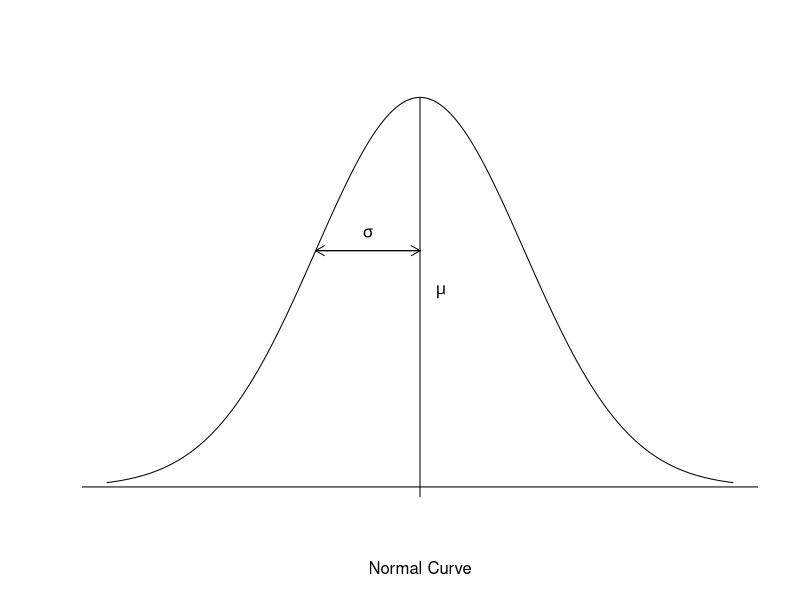

Here is the R script that generated this plot:
x <- seq(-3, 3, length = 501)
plot(x, dnorm(x), axes = FALSE, type = 'l', xlab = 'Normal Curve',  ylab = '') ; 
abline(h = 0)
x <- 0 ; 
lines(c(0, 0), c(dnorm(x), -0.01))
x <-  -1 ; 
lines(c(-1, 0), c(dnorm(x), dnorm(x)))
arrows(-1, dnorm(x), 0, dnorm(x), code = 3, length = 0.1)
text(0.2, 0.2, expression(italic(mu)))
text(-0.5, 0.26, expression(italic(sigma)))


